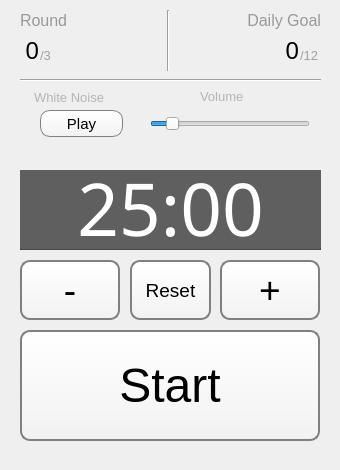
<?xml version="1.0" encoding="UTF-8"?>
<ui version="4.0">
 <class>Pomodoro</class>
 <widget class="QMainWindow" name="Pomodoro">
  <property name="geometry">
   <rect>
    <x>0</x>
    <y>0</y>
    <width>340</width>
    <height>470</height>
   </rect>
  </property>
  <property name="minimumSize">
   <size>
    <width>340</width>
    <height>470</height>
   </size>
  </property>
  <property name="maximumSize">
   <size>
    <width>340</width>
    <height>470</height>
   </size>
  </property>
  <property name="windowTitle">
   <string>Pomodoro</string>
  </property>
  <property name="layoutDirection">
   <enum>Qt::LeftToRight</enum>
  </property>
  <property name="autoFillBackground">
   <bool>false</bool>
  </property>
  <property name="styleSheet">
   <string notr="true"/>
  </property>
  <widget class="QWidget" name="centralwidget">
   <widget class="QPushButton" name="Reset">
    <property name="geometry">
     <rect>
      <x>130</x>
      <y>260</y>
      <width>81</width>
      <height>60</height>
     </rect>
    </property>
    <property name="font">
     <font>
      <pointsize>14</pointsize>
      <bold>false</bold>
     </font>
    </property>
    <property name="toolTip">
     <string>&lt;html&gt;&lt;head/&gt;&lt;body&gt;&lt;p&gt;Skip current timer and reset to 25 minutes.&lt;/p&gt;&lt;/body&gt;&lt;/html&gt;</string>
    </property>
    <property name="styleSheet">
     <string notr="true">QPushButton{
background-color: qlineargradient(x1: 0, y1: 0, x2: 0, y2: 1, stop: 0 white, stop: 1 #f2f2f2);
border-style: solid;
border-color: grey;
border-width: 2px;
border-radius: 10px;
}
QPushButton:pressed {
    background-color:qlineargradient(x1: 0, y1: 0, x2: 0, y2: 1,
                                      stop: 0 #dadbde, stop: 1 #eff0f6);
}
QPushButton:hover:!pressed {
	background-color:qlineargradient(x1: 0, y1: 0, x2: 0, y2: 1,
                                      stop: 0 #f1f2f3, stop: 1 #eff0f6);
}</string>
    </property>
    <property name="text">
     <string>Reset</string>
    </property>
   </widget>
   <widget class="QPushButton" name="Minus">
    <property name="geometry">
     <rect>
      <x>20</x>
      <y>260</y>
      <width>100</width>
      <height>60</height>
     </rect>
    </property>
    <property name="font">
     <font>
      <pointsize>28</pointsize>
      <bold>false</bold>
     </font>
    </property>
    <property name="toolTip">
     <string>&lt;html&gt;&lt;head/&gt;&lt;body&gt;&lt;p&gt;Decrease timer by one minute.&lt;/p&gt;&lt;/body&gt;&lt;/html&gt;</string>
    </property>
    <property name="styleSheet">
     <string notr="true">QPushButton{
background-color: qlineargradient(x1: 0, y1: 0, x2: 0, y2: 1, stop: 0 white, stop: 1 #f2f2f2);
border-style: solid;
border-color: grey;
border-width: 2px;
border-radius: 10px;
}
QPushButton:pressed {
    background-color:qlineargradient(x1: 0, y1: 0, x2: 0, y2: 1,
                                      stop: 0 #dadbde, stop: 1 #eff0f6);
}
QPushButton:hover:!pressed {
	background-color:qlineargradient(x1: 0, y1: 0, x2: 0, y2: 1,
                                      stop: 0 #f1f2f3, stop: 1 #eff0f6);
}</string>
    </property>
    <property name="text">
     <string>-</string>
    </property>
   </widget>
   <widget class="QPushButton" name="Run">
    <property name="geometry">
     <rect>
      <x>20</x>
      <y>330</y>
      <width>300</width>
      <height>111</height>
     </rect>
    </property>
    <property name="sizePolicy">
     <sizepolicy hsizetype="Fixed" vsizetype="Fixed">
      <horstretch>0</horstretch>
      <verstretch>0</verstretch>
     </sizepolicy>
    </property>
    <property name="font">
     <font>
      <pointsize>36</pointsize>
      <bold>false</bold>
     </font>
    </property>
    <property name="styleSheet">
     <string notr="true">QPushButton{
background-color: qlineargradient(x1: 0, y1: 0, x2: 0, y2: 1, stop: 0 white, stop: 1 #f2f2f2);
border-style: solid;
border-color: grey;
border-width: 2px;
border-radius: 10px;
}
QPushButton:pressed {
    background-color:qlineargradient(x1: 0, y1: 0, x2: 0, y2: 1,
                                      stop: 0 #dadbde, stop: 1 #eff0f6);
}
QPushButton:hover:!pressed {
	background-color:qlineargradient(x1: 0, y1: 0, x2: 0, y2: 1,
                                      stop: 0 #f1f2f3, stop: 1 #eff0f6);
}</string>
    </property>
    <property name="text">
     <string>Start</string>
    </property>
    <property name="autoDefault">
     <bool>false</bool>
    </property>
    <property name="default">
     <bool>false</bool>
    </property>
    <property name="flat">
     <bool>false</bool>
    </property>
   </widget>
   <widget class="QPushButton" name="Plus">
    <property name="geometry">
     <rect>
      <x>220</x>
      <y>260</y>
      <width>100</width>
      <height>60</height>
     </rect>
    </property>
    <property name="font">
     <font>
      <pointsize>28</pointsize>
      <bold>false</bold>
     </font>
    </property>
    <property name="toolTip">
     <string>&lt;html&gt;&lt;head/&gt;&lt;body&gt;&lt;p&gt;Increase timer by one minute.&lt;/p&gt;&lt;/body&gt;&lt;/html&gt;</string>
    </property>
    <property name="styleSheet">
     <string notr="true">QPushButton{
background-color: qlineargradient(x1: 0, y1: 0, x2: 0, y2: 1, stop: 0 white, stop: 1 #f2f2f2);
border-style: solid;
border-color: grey;
border-width: 2px;
border-radius: 10px;
}
QPushButton:pressed {
    background-color:qlineargradient(x1: 0, y1: 0, x2: 0, y2: 1,
                                      stop: 0 #dadbde, stop: 1 #eff0f6);
}
QPushButton:hover:!pressed {
	background-color:qlineargradient(x1: 0, y1: 0, x2: 0, y2: 1,
                                      stop: 0 #f1f2f3, stop: 1 #eff0f6);
}</string>
    </property>
    <property name="text">
     <string>+</string>
    </property>
   </widget>
   <widget class="QLabel" name="label">
    <property name="geometry">
     <rect>
      <x>190</x>
      <y>0</y>
      <width>131</width>
      <height>41</height>
     </rect>
    </property>
    <property name="font">
     <font>
      <pointsize>12</pointsize>
      <italic>false</italic>
     </font>
    </property>
    <property name="layoutDirection">
     <enum>Qt::LeftToRight</enum>
    </property>
    <property name="styleSheet">
     <string notr="true">color: rgb(153, 153, 153);</string>
    </property>
    <property name="text">
     <string>Daily Goal</string>
    </property>
    <property name="alignment">
     <set>Qt::AlignRight|Qt::AlignTrailing|Qt::AlignVCenter</set>
    </property>
   </widget>
   <widget class="QLabel" name="GoalDisplay">
    <property name="geometry">
     <rect>
      <x>258</x>
      <y>30</y>
      <width>41</width>
      <height>41</height>
     </rect>
    </property>
    <property name="font">
     <font>
      <pointsize>18</pointsize>
     </font>
    </property>
    <property name="layoutDirection">
     <enum>Qt::RightToLeft</enum>
    </property>
    <property name="text">
     <string>0</string>
    </property>
    <property name="alignment">
     <set>Qt::AlignRight|Qt::AlignTrailing|Qt::AlignVCenter</set>
    </property>
   </widget>
   <widget class="QLabel" name="PomodoroDisplay_2">
    <property name="geometry">
     <rect>
      <x>300</x>
      <y>40</y>
      <width>31</width>
      <height>31</height>
     </rect>
    </property>
    <property name="font">
     <font>
      <pointsize>10</pointsize>
     </font>
    </property>
    <property name="styleSheet">
     <string notr="true">color: rgb(161, 161, 161);</string>
    </property>
    <property name="text">
     <string>/12</string>
    </property>
   </widget>
   <widget class="QLabel" name="label_2">
    <property name="geometry">
     <rect>
      <x>20</x>
      <y>0</y>
      <width>71</width>
      <height>41</height>
     </rect>
    </property>
    <property name="font">
     <font>
      <pointsize>12</pointsize>
      <italic>false</italic>
     </font>
    </property>
    <property name="styleSheet">
     <string notr="true">color: rgb(153, 153, 153);</string>
    </property>
    <property name="text">
     <string>Round</string>
    </property>
   </widget>
   <widget class="QLabel" name="RoundDisplay">
    <property name="geometry">
     <rect>
      <x>8</x>
      <y>30</y>
      <width>31</width>
      <height>41</height>
     </rect>
    </property>
    <property name="font">
     <font>
      <pointsize>18</pointsize>
     </font>
    </property>
    <property name="layoutDirection">
     <enum>Qt::RightToLeft</enum>
    </property>
    <property name="text">
     <string>0</string>
    </property>
    <property name="alignment">
     <set>Qt::AlignRight|Qt::AlignTrailing|Qt::AlignVCenter</set>
    </property>
   </widget>
   <widget class="QLabel" name="PomodoroDisplay_4">
    <property name="geometry">
     <rect>
      <x>40</x>
      <y>40</y>
      <width>31</width>
      <height>31</height>
     </rect>
    </property>
    <property name="font">
     <font>
      <pointsize>10</pointsize>
     </font>
    </property>
    <property name="styleSheet">
     <string notr="true">color: rgb(161, 161, 161);</string>
    </property>
    <property name="text">
     <string>/3</string>
    </property>
   </widget>
   <widget class="Line" name="line">
    <property name="geometry">
     <rect>
      <x>160</x>
      <y>10</y>
      <width>16</width>
      <height>61</height>
     </rect>
    </property>
    <property name="orientation">
     <enum>Qt::Vertical</enum>
    </property>
   </widget>
   <widget class="QPushButton" name="PlaySound">
    <property name="geometry">
     <rect>
      <x>40</x>
      <y>110</y>
      <width>83</width>
      <height>27</height>
     </rect>
    </property>
    <property name="font">
     <font>
      <pointsize>11</pointsize>
      <bold>false</bold>
     </font>
    </property>
    <property name="styleSheet">
     <string notr="true">QPushButton{
background-color: qlineargradient(x1: 0, y1: 0, x2: 0, y2: 1, stop: 0 white, stop: 1 #f2f2f2);
border-style: solid;
border-color: grey;
border-width: 1px;
border-radius: 10px;
}
QPushButton:pressed {
    background-color:qlineargradient(x1: 0, y1: 0, x2: 0, y2: 1,
                                      stop: 0 #dadbde, stop: 1 #eff0f6);
}
QPushButton:hover:!pressed {
	background-color:qlineargradient(x1: 0, y1: 0, x2: 0, y2: 1,
                                      stop: 0 #f1f2f3, stop: 1 #eff0f6);
}</string>
    </property>
    <property name="text">
     <string>Play</string>
    </property>
   </widget>
   <widget class="QLabel" name="label_3">
    <property name="geometry">
     <rect>
      <x>34</x>
      <y>87</y>
      <width>111</width>
      <height>20</height>
     </rect>
    </property>
    <property name="font">
     <font>
      <pointsize>10</pointsize>
     </font>
    </property>
    <property name="styleSheet">
     <string notr="true">color: rgb(181, 181, 181);</string>
    </property>
    <property name="text">
     <string>White Noise</string>
    </property>
   </widget>
   <widget class="QSlider" name="Slider">
    <property name="geometry">
     <rect>
      <x>150</x>
      <y>114</y>
      <width>160</width>
      <height>19</height>
     </rect>
    </property>
    <property name="maximum">
     <number>10</number>
    </property>
    <property name="singleStep">
     <number>1</number>
    </property>
    <property name="sliderPosition">
     <number>1</number>
    </property>
    <property name="orientation">
     <enum>Qt::Horizontal</enum>
    </property>
    <property name="invertedAppearance">
     <bool>false</bool>
    </property>
    <property name="invertedControls">
     <bool>false</bool>
    </property>
   </widget>
   <widget class="Line" name="line_2">
    <property name="geometry">
     <rect>
      <x>20</x>
      <y>70</y>
      <width>301</width>
      <height>20</height>
     </rect>
    </property>
    <property name="orientation">
     <enum>Qt::Horizontal</enum>
    </property>
   </widget>
   <widget class="QLabel" name="label_4">
    <property name="geometry">
     <rect>
      <x>200</x>
      <y>87</y>
      <width>81</width>
      <height>18</height>
     </rect>
    </property>
    <property name="font">
     <font>
      <pointsize>10</pointsize>
     </font>
    </property>
    <property name="styleSheet">
     <string notr="true">color: rgb(181, 181, 181);</string>
    </property>
    <property name="text">
     <string>Volume</string>
    </property>
   </widget>
   <widget class="QFrame" name="ColorBox">
    <property name="geometry">
     <rect>
      <x>20</x>
      <y>170</y>
      <width>301</width>
      <height>80</height>
     </rect>
    </property>
    <property name="font">
     <font>
      <family>UbuntuMono Nerd Font Mono</family>
     </font>
    </property>
    <property name="styleSheet">
     <string notr="true">background-color: rgb(95, 95, 95);</string>
    </property>
    <property name="frameShape">
     <enum>QFrame::StyledPanel</enum>
    </property>
    <property name="frameShadow">
     <enum>QFrame::Raised</enum>
    </property>
    <widget class="QLabel" name="Display">
     <property name="geometry">
      <rect>
       <x>0</x>
       <y>-3</y>
       <width>301</width>
       <height>81</height>
      </rect>
     </property>
     <property name="font">
      <font>
       <family>UbuntuMono Nerd Font Mono</family>
       <pointsize>55</pointsize>
       <bold>false</bold>
      </font>
     </property>
     <property name="styleSheet">
      <string notr="true">color: rgb(255, 255, 255);</string>
     </property>
     <property name="text">
      <string>25:00</string>
     </property>
     <property name="alignment">
      <set>Qt::AlignCenter</set>
     </property>
    </widget>
   </widget>
  </widget>
  <widget class="QMenuBar" name="menubar">
   <property name="geometry">
    <rect>
     <x>0</x>
     <y>0</y>
     <width>340</width>
     <height>23</height>
    </rect>
   </property>
  </widget>
 </widget>
 <resources/>
 <connections/>
</ui>
